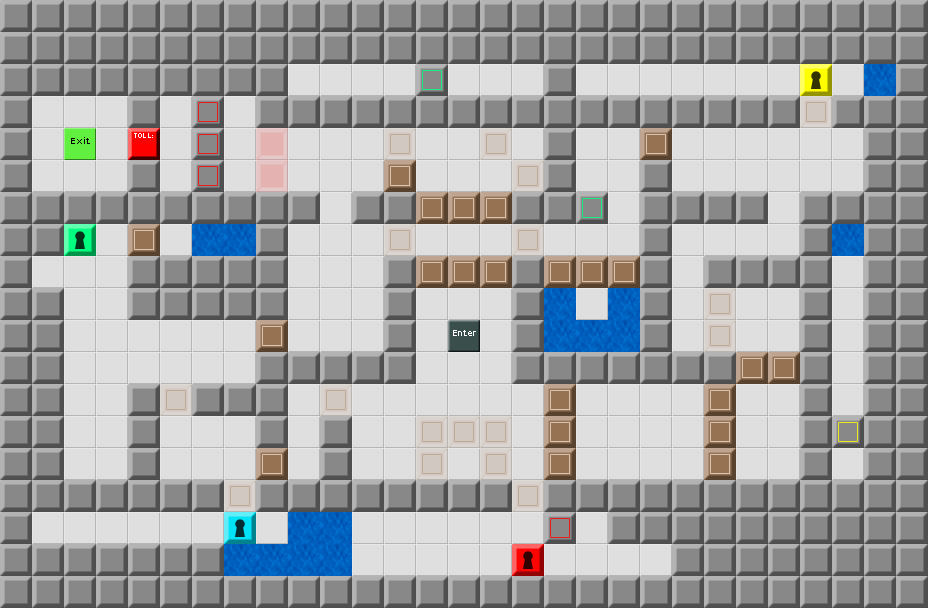

A 2D game scene composited from a Tiled map and its tileset images. What follows is a short description and the map's XML, with each tile layer's data collapsed to a summary:
An orthogonal 29x19 tile map with 32x32 px tiles, 1 tile layer (Map) and 44 objects.

<map version="1.0" orientation="orthogonal" width="29" height="19" tilewidth="32" tileheight="32">
 <tileset firstgid="1" source="devgraphics.tsx" />
 <layer name="Map" width="29" height="19">
  <data>[551 cells, 551 non-empty, 16 distinct tile ids]</data>
 </layer>
 <objectgroup name="Enemies" width="29" height="19">
  <object gid="9" x="576" y="544">
   <properties>
    <property name="direction" value="left" />
   </properties>
  </object>
  <object gid="9" x="832" y="480">
   <properties>
    <property name="direction" value="down" />
   </properties>
  </object>
  <object gid="9" x="512" y="96">
   <properties>
    <property name="direction" value="left" />
   </properties>
  </object>
  <object gid="9" x="576" y="96">
   <properties>
    <property name="direction" value="right" />
   </properties>
  </object>
  <object gid="9" x="576" y="160">
   <properties>
    <property name="direction" value="down" />
   </properties>
  </object>
  <object gid="7" x="288" y="256" />
  <object gid="25" x="96" y="384" />
  <object gid="9" x="32" y="544">
   <properties>
    <property name="direction" value="left" />
   </properties>
  </object>
  <object gid="9" x="640" y="576">
   <properties>
    <property name="direction" value="left" />
   </properties>
  </object>
 </objectgroup>
 <objectgroup name="Items" width="29" height="19">
  <object gid="16" x="448" y="480" />
  <object gid="52" x="352" y="544" />
  <object gid="28" x="768" y="416" />
  <object gid="51" x="832" y="288" />
  <object gid="40" x="512" y="160" />
  <object gid="16" x="288" y="96" />
  <object gid="16" x="320" y="96" />
  <object gid="16" x="352" y="96" />
  <object gid="16" x="384" y="96" />
  <object gid="12" x="384" y="416" />
  <object gid="12" x="192" y="352" />
  <object gid="12" x="128" y="352" />
  <object gid="12" x="64" y="288" />
  <object gid="12" x="320" y="320" />
  <object gid="12" x="640" y="448" />
  <object gid="12" x="736" y="320" />
  <object gid="12" x="672" y="288" />
  <object gid="12" x="736" y="192" />
  <object gid="12" x="608" y="192" />
  <object gid="52" x="832" y="96" />
  <object gid="40" x="544" y="256" />
  <object gid="4" x="224" y="160" />
  <object gid="51" x="576" y="320" />
  <object gid="8" x="448" y="384">
   <properties>
    <property name="Text" value="For financial reasons, all toggle switches in this room are one-time-use only." />
   </properties>
  </object>
  <object gid="51" x="160" y="256" />
  <object gid="46" x="320" y="288" />
  <object gid="34" x="352" y="448" />
  <object gid="22" x="768" y="352" />
  <object gid="52" x="352" y="576" />
  <object gid="52" x="256" y="544" />
  <object gid="51" x="288" y="448" />
  <object gid="8" x="736" y="448">
   <properties>
    <property name="Text" value="I lost a lawsuit to a guy with a colony of people living in his beard." />
   </properties>
  </object>
  <object gid="8" x="160" y="128">
   <properties>
    <property name="Text" value="See? It all worked out. That extra button efficiency saved me enough money to pay the out-of-court settlement.\n\nThat bum's probably going to blow it all on moustache combs and peanut oil." />
   </properties>
  </object>
  <object gid="8" x="192" y="384">
   <properties>
    <property name="Text" value="I won't get into it, but the suit was based around a string of well-timed ZZ Top jokes directed at a former employee." />
   </properties>
  </object>
 </objectgroup>
 <objectgroup name="Tools" width="29" height="19">
  <object gid="15" x="352" y="160" />
 </objectgroup>
 <objectgroup name="Parameters" width="29" height="19">
  <properties>
   <property name="time" value="500" />
   <property name="wrapAround" value="false" />
  </properties>
 </objectgroup>
</map>
